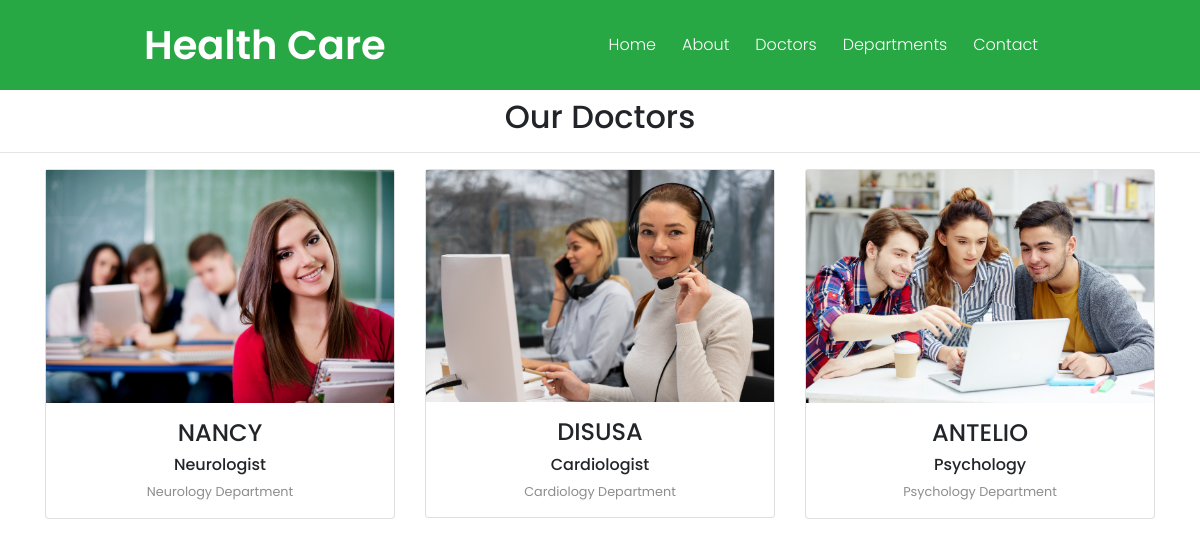
Page /doctors on the committed database.
### home/models.py (models this page shows, shortened)
class Doctors(models.Model):
    doctor_name=models.CharField(max_length=250)
    doctor_specialisation=models.CharField(max_length=250)
    doctor_dept=models.ForeignKey(Departments,on_delete=models.CASCADE)
    doctor_img=models.ImageField(upload_to='doctors')

class Departments(models.Model):
    dept_name=models.CharField(max_length=150)
    dept_description=models.TextField(max_length=250)
    def __str__(self):
        return self.dept_name

### home/views.py (the view)
# urls.py: path('doctors',views.doctors,name='doctors'),
def doctors(request):
    dict_doctors={
        'doctor':Doctors.objects.all()
    }
    return render(request,"doctors.html",dict_doctors)

### templates/doctors.html (shortened to what this page needs)
{% extends 'base.html' %}
{% block content %}
<h2 class="text-center pt-2">Our Doctors</h2>
<hr>
<div class="container">
<div class="row">
{% for d in doctor %}
<div class="col-lg-4">
    <div class="card">
    <img src="{{d.doctor_img.url}}" alt="" class="img-fluid">
    <h4 class="text-center pt-3">{{d.doctor_name}}</h4>
    <h6 class="text-center">{{d.doctor_specialisation}}</h6>
    <p class="text-center">{{d.doctor_dept}} Department</p>
    </div>
</div>
{% endfor %}
</div>
</div>
{% endblock content %}

### templates/base.html (shortened to what this page needs)
{% load static %}
<!doctype html>
<html lang="en">
  <head>
    <link rel="stylesheet" href="https://stackpath.bootstrapcdn.com/bootstrap/4.3.1/css/bootstrap.min.css">
    <link rel="stylesheet" href="{% static 'css/style.css' %}">
  </head>
  <body>
    <header>
        <nav class="navbar navbar-expand-lg navbar-dark bg-success sticky-top">
            <a class="navbar-brand" href="{% url 'home' %}">Health Care</a>
            <div class="collapse navbar-collapse" id="navbarNav">
              <ul class="navbar-nav ml-auto ">
                <li class="nav-item active">
                  <a class="nav-link" href="{% url 'home' %}">Home</a>
                </li>
                <li class="nav-item active">
                    <a class="nav-link" href="{% url 'about' %}">About</a>
                  </li>
                  <li class="nav-item active">
                    <a class="nav-link" href="{% url 'doctors' %}">Doctors</a>
                  </li>
                  <li class="nav-item active">
                    <a class="nav-link" href="{% url 'departments' %}">Departments</a>
                  </li>
                  <li class="nav-item active">
                    <a class="nav-link" href="{% url 'contact' %}">Contact</a>
                  </li>
              </ul>
            </div>
          </nav>
    </header>
    {% block content %}
    {% endblock content %}
  </body>
</html>

### static/css/style.css (style rules this page uses)
* { padding: 0; margin: 0; box-sizing: border-box; font-family: 'Poppins', sans-serif; }
li { margin-right: 10px; font-weight: 300; font-size: 1rem; }
.navbar { padding: 10px 12%; }
.navbar-brand { font-size: 2.5rem; font-weight: 600; }
.card p { font-size: 0.8rem !important; color: rgb(141, 141, 144); }

### rows in the picture
Doctors: doctor_img (picture), doctor_name "NANCY", doctor_specialisation "Neurologist", doctor_dept "Neurology"
Doctors: doctor_img (picture), doctor_name "DISUSA", doctor_specialisation "Cardiologist", doctor_dept "Cardiology"
Doctors: doctor_img (picture), doctor_name "ANTELIO", doctor_specialisation "Psychology", doctor_dept "Psychology"
